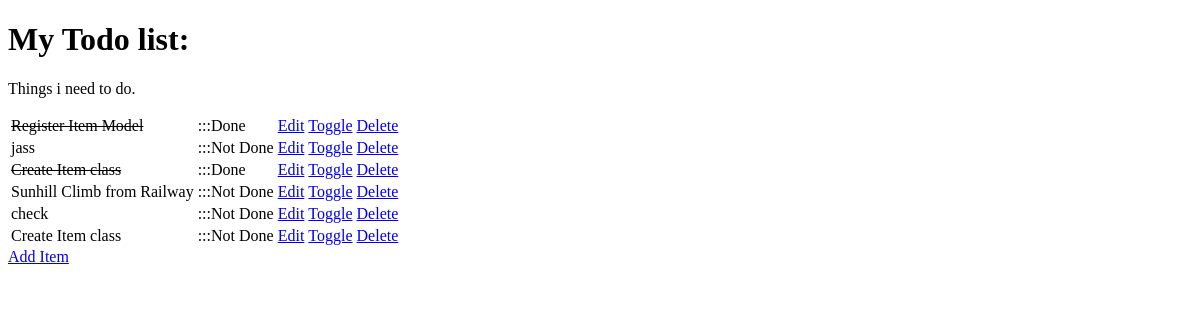
Before: / with the older database file.
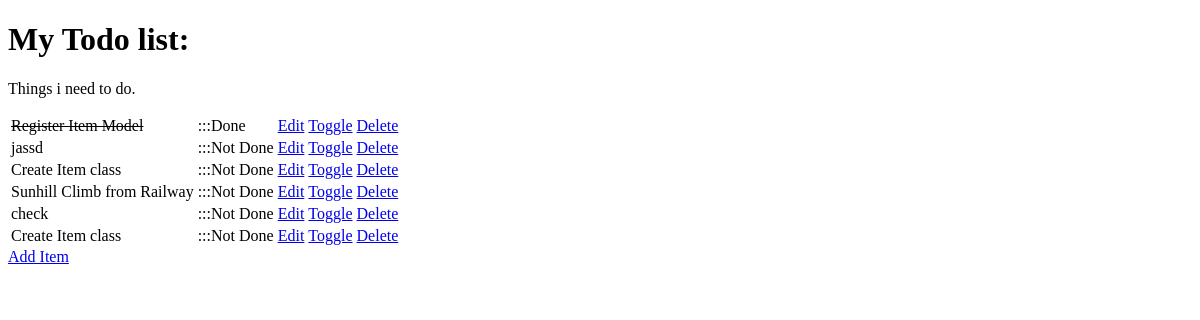
After: the same page with the newer database file.
### todo/models.py (models this page shows, shortened)
class Item(models.Model):
    name = models.CharField(max_length=50, null=False, blank=False)
    done = models.BooleanField(null=False, blank=False, default=False)

### todo/views.py (the view)
# urls.py: path('', views.get_todo_list, name='get_todo_list'),
def get_todo_list(request):
    items = Item.objects.all()
    context = {
        'items': items
    }
    return render(request, 'todo/todo_list.html', context)

### todo/templates/todo/todo_list.html (shortened to what this page needs)
<!DOCTYPE html>
<html lang="en">
<head>
</head>
<body>
    <h1>My Todo list:</h1>
    <p>Things i need to do.</p>
    <table>
        {% for item in items %}
        <tr>
            {% if item.done %}
            <td><strike>{{ item.name }}</strike></td>
            <td>:::Done</td>
            {% else %}
            <td>{{ item.name }}</td>
            <td>:::Not Done</td>
            {% endif %}
            <td>
                <a href="/edit/{{ item.id }}">
                    Edit
                </a>
            </td>
            <td>
                <a href="/toggle/{{ item.id }}">
                    Toggle
                </a>
            </td>
            <td>
                <a href="/delete/{{ item.id }}">
                    Delete
                </a>
            </td>
        </tr>
        {% empty %}
        <tr>
            <td>You have nothing on your list to do</td>
        </tr>
        {% endfor %}
    </table>
    <a href="\add">Add Item</a>
</body>
</html>

Changed rows visible on the page:
changed Item: name "jass" → "jassd"
changed Item (number 3 of 6 on the later page): done ":::Done" → ":::Not Done"
